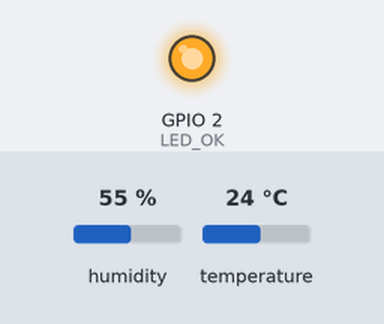
A sketch run on a simulated ESP32. On the bench: output pins drawn as LEDs (lit = HIGH). The test bench sets the inputs (shaded band); at power-on: humidity 55 %, temperature 24 °C. WiFi joins after 1.5 s; servers stay silent unless stated; uploads are accepted with an empty reply; what the sketch prints to the serial monitor is not drawn.

Above: at 2.75 s.
At 5.4 s:
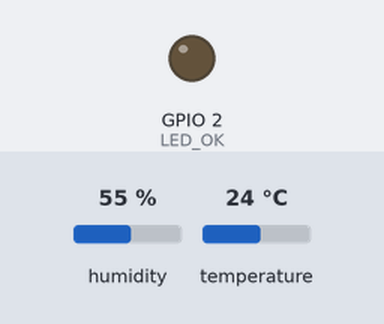
Timing chart, 0 to 9.4 s (numbered marks = the images above):
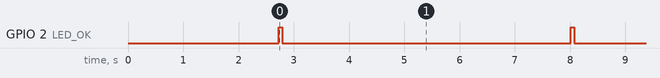

Measured:
- by itself, GPIO 2 (LED_OK): alternates HIGH for 0.06 s and LOW for 5.2 s

The sketch:

esp32_dht_post.ino
```cpp
/******************************************************
 * ESP32 → DHT11/22 → POST JSON ไปยัง Render Backend
 * - อ่านทุก POST_INTERVAL_MS มิลลิวินาที
 * - ใช้ HTTPS (WiFiClientSecure + setInsecure สำหรับทดสอบ)
 * - ถ้าใช้ DHT22 ให้เปลี่ยน DHTTYPE = DHT22
 ******************************************************/

#include <Adafruit_Sensor.h>   // จาก Adafruit Unified Sensor
#include <DHT.h>               // จาก DHT sensor library (Adafruit)
#include <WiFi.h>
#include <WiFiClientSecure.h>
#include <HTTPClient.h>

// ---------- ตั้งค่า Wi-Fi & Backend ----------
const char* WIFI_SSID = "Getzy";
const char* WIFI_PASS = "Wipatsasicha7";
const char* API_URL   = "https://esp32-webapp-backend.onrender.com/api/readings";

// ---------- ตั้งค่า DHT ----------
#define DHTPIN   4          // ขา DATA ของ DHT
#define DHTTYPE  DHT11      // ถ้าใช้ DHT22 ให้เปลี่ยนเป็น DHT22
DHT dht(DHTPIN, DHTTYPE);

// ---------- ตั้งค่าอื่น ๆ ----------
const uint32_t POST_INTERVAL_MS = 5000;  // ส่งทุก 5 วินาที
const char* DEVICE_ID = "esp32";         // ชื่ออุปกรณ์
#ifndef LED_BUILTIN
#define LED_BUILTIN 2                    // กันเหนียวถ้า core ไม่ประกาศ
#endif
const int LED_OK = LED_BUILTIN;

// ---------- ฟังก์ชันเชื่อม Wi-Fi ----------
void connectWiFi() {
  Serial.print("Connecting WiFi: "); Serial.println(WIFI_SSID);
  WiFi.mode(WIFI_STA);
  WiFi.begin(WIFI_SSID, WIFI_PASS);
  uint32_t t0 = millis();
  while (WiFi.status() != WL_CONNECTED) {
    delay(300); Serial.print(".");
    if (millis() - t0 > 20000) {
      Serial.println("\nWiFi connect timeout, restarting...");
      ESP.restart();
    }
  }
  Serial.print("\nWiFi connected, IP: "); Serial.println(WiFi.localIP());
}

// ---------- ฟังก์ชันส่งค่าไป Backend ----------
bool postReading(float t, float h) {
  WiFiClientSecure client;
  client.setInsecure();                  // โหมดทดสอบ (TLS ไม่ตรวจใบรับรอง)
  HTTPClient http;

  if (!http.begin(client, API_URL)) {
    Serial.println("HTTP begin failed");
    return false;
  }

  http.addHeader("Content-Type", "application/json");
  // http.addHeader("x-key", "YOUR_INGEST_KEY"); // ถ้าตั้ง key ไว้ที่ backend

  // สร้าง JSON payload
  String payload = "{";
  payload += "\"deviceId\":\"" + String(DEVICE_ID) + "\",";
  payload += "\"temperature\":" + String(t, 1) + ",";
  payload += "\"humidity\":" + String(h, 1);
  payload += "}";

  int code = http.POST(payload);
  Serial.print("POST "); Serial.print(API_URL); Serial.print(" -> ");
  Serial.println(code);

  if (code > 0) {
    Serial.print("Response: "); Serial.println(http.getString());
  } else {
    Serial.print("Error: "); Serial.println(http.errorToString(code));
  }
  http.end();

  if (code == HTTP_CODE_OK || code == HTTP_CODE_CREATED) {
    digitalWrite(LED_OK, HIGH); delay(60); digitalWrite(LED_OK, LOW);
    return true;
  }
  return false;
}

// ---------- setup / loop ----------
void setup() {
  pinMode(LED_OK, OUTPUT);
  digitalWrite(LED_OK, LOW);

  Serial.begin(115200);
  delay(1000);
  Serial.println("\nESP32 DHT → HTTPS POST demo");

  dht.begin();       // ★ ใช้ของ Adafruit ต้องเรียก begin()
  connectWiFi();
}

void loop() {
  float h = dht.readHumidity();
  float t = dht.readTemperature();

  if (isnan(h) || isnan(t)) {
    Serial.println("DHT read failed (NaN). Retrying...");
    delay(2000);
    return;
  }

  Serial.print("Temp="); Serial.print(t, 1); Serial.print("C  ");
  Serial.print("Hum=");  Serial.print(h, 1); Serial.println("%");

  if (!postReading(t, h)) {
    Serial.println("POST failed. Will retry next cycle.");
  }

  delay(POST_INTERVAL_MS);
}
```
